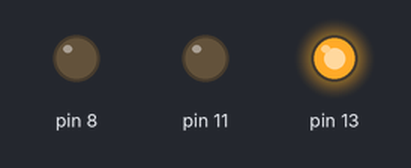
Bench run of a sketch on a simulated Arduino Uno, built with avr-gcc and run on an emulated ATmega328P. Parts: output pins drawn as LEDs (lit = HIGH).

Above: at 0.1 s.
At 12.1 s:
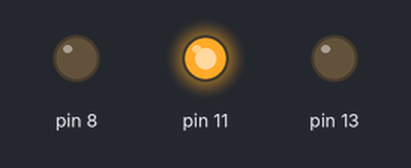
At 18.1 s:
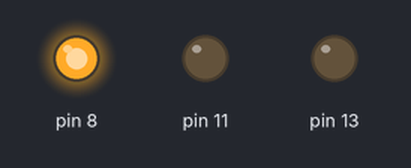
At 24.6 s:
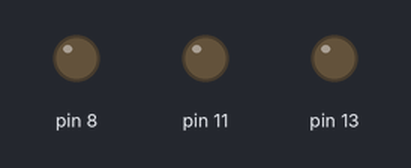
Timing chart, 0 to 26.1 s (numbered marks = the images above):
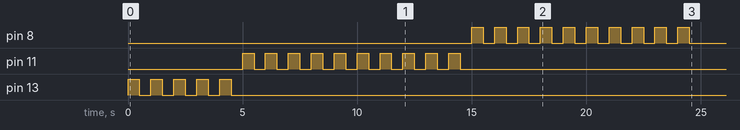

The sketch:

LED_HW_Code.ino
```cpp
void setup() {
  // put your setup code here, to run once:
  pinMode(13,OUTPUT);

  digitalWrite(13,HIGH);
  delay(500);
  digitalWrite(13,LOW);
  delay(500);
  digitalWrite(13,HIGH);
  delay(500);
  digitalWrite(13,LOW);
  delay(500);
  digitalWrite(13,HIGH);
  delay(500);
  digitalWrite(13,LOW);
  delay(500);
  digitalWrite(13,HIGH);
  delay(500);
  digitalWrite(13,LOW);
  delay(500);
  digitalWrite(13,HIGH);
  delay(500);
  digitalWrite(13,LOW);
  delay(500);

  pinMode(11,OUTPUT);

  digitalWrite(11,HIGH);
  delay(500);
  digitalWrite(11,LOW);
  delay(500);
  digitalWrite(11,HIGH);
  delay(500);
  digitalWrite(11,LOW);
  delay(500);
  digitalWrite(11,HIGH);
  delay(500);
  digitalWrite(11,LOW);
  delay(500);
  digitalWrite(11,HIGH);
  delay(500);
  digitalWrite(11,LOW);
  delay(500);
  digitalWrite(11,HIGH);
  delay(500);
  digitalWrite(11,LOW);
  delay(500);
  digitalWrite(11,HIGH);
  delay(500);
  digitalWrite(11,LOW);
  delay(500);
  digitalWrite(11,HIGH);
  delay(500);
  digitalWrite(11,LOW);
  delay(500);
  digitalWrite(11,HIGH);
  delay(500);
  digitalWrite(11,LOW);
  delay(500);
  digitalWrite(11,HIGH);
  delay(500);
  digitalWrite(11,LOW);
  delay(500);
  digitalWrite(11,HIGH);
  delay(500);
  digitalWrite(11,LOW);
  delay(500);

  pinMode(8,OUTPUT);

  digitalWrite(8,HIGH);
  delay(500);
  digitalWrite(8,LOW);
  delay(500);
  digitalWrite(8,HIGH);
  delay(500);
  digitalWrite(8,LOW);
  delay(500);
  digitalWrite(8,HIGH);
  delay(500);
  digitalWrite(8,LOW);
  delay(500);
  digitalWrite(8,HIGH);
  delay(500);
  digitalWrite(8,LOW);
  delay(500);
  digitalWrite(8,HIGH);
  delay(500);
  digitalWrite(8,LOW);
  delay(500);
  digitalWrite(8,HIGH);
  delay(500);
  digitalWrite(8,LOW);
  delay(500);
  digitalWrite(8,HIGH);
  delay(500);
  digitalWrite(8,LOW);
  delay(500);
  digitalWrite(8,HIGH);
  delay(500);
  digitalWrite(8,LOW);
  delay(500);
  digitalWrite(8,HIGH);
  delay(500);
  digitalWrite(8,LOW);
  delay(500);
  digitalWrite(8,HIGH);
  delay(500);
  digitalWrite(8,LOW);
  delay(500);

}

void loop() {
  // put your main code here, to run repeatedly:

}
```
